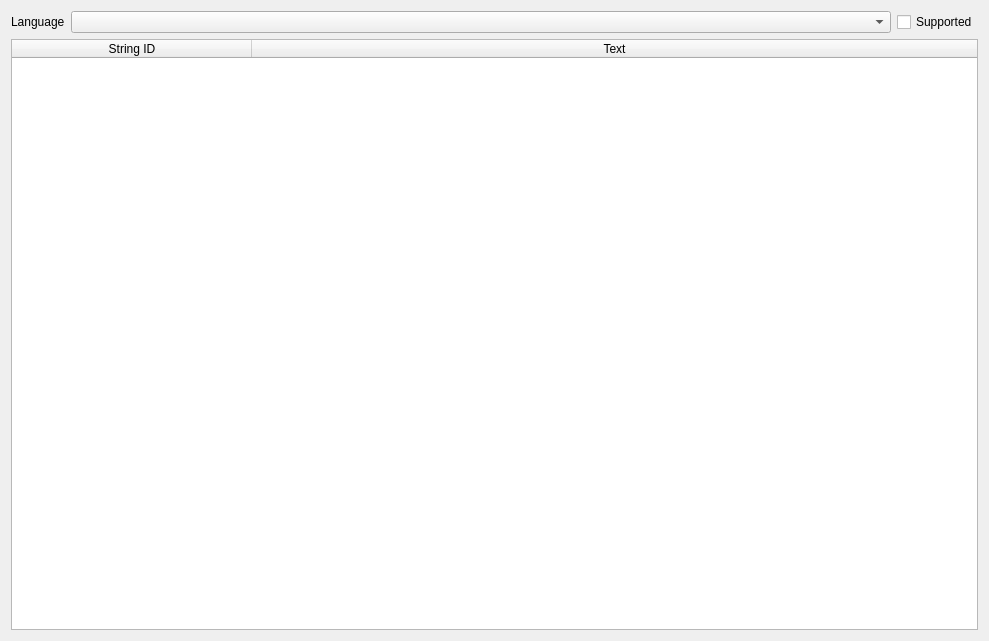
<?xml version="1.0" encoding="UTF-8"?>
<ui version="4.0">
 <class>Translations</class>
 <widget class="QDialog" name="Translations">
  <property name="geometry">
   <rect>
    <x>0</x>
    <y>0</y>
    <width>989</width>
    <height>641</height>
   </rect>
  </property>
  <property name="windowTitle">
   <string>Map translations</string>
  </property>
  <property name="modal">
   <bool>true</bool>
  </property>
  <layout class="QVBoxLayout" name="verticalLayout">
   <item>
    <layout class="QHBoxLayout" name="horizontalLayout">
     <item>
      <widget class="QLabel" name="label">
       <property name="sizePolicy">
        <sizepolicy hsizetype="Minimum" vsizetype="Preferred">
         <horstretch>0</horstretch>
         <verstretch>0</verstretch>
        </sizepolicy>
       </property>
       <property name="text">
        <string>Language</string>
       </property>
      </widget>
     </item>
     <item>
      <widget class="QComboBox" name="languageSelect">
       <property name="sizePolicy">
        <sizepolicy hsizetype="Expanding" vsizetype="Fixed">
         <horstretch>0</horstretch>
         <verstretch>0</verstretch>
        </sizepolicy>
       </property>
      </widget>
     </item>
     <item>
      <widget class="QCheckBox" name="supportedCheck">
       <property name="text">
        <string>Supported</string>
       </property>
      </widget>
     </item>
    </layout>
   </item>
   <item>
    <widget class="QTableWidget" name="translationsTable">
     <attribute name="horizontalHeaderDefaultSectionSize">
      <number>240</number>
     </attribute>
     <attribute name="horizontalHeaderStretchLastSection">
      <bool>true</bool>
     </attribute>
     <attribute name="verticalHeaderVisible">
      <bool>false</bool>
     </attribute>
     <attribute name="verticalHeaderDefaultSectionSize">
      <number>24</number>
     </attribute>
     <column>
      <property name="text">
       <string>String ID</string>
      </property>
     </column>
     <column>
      <property name="text">
       <string>Text</string>
      </property>
     </column>
    </widget>
   </item>
  </layout>
 </widget>
 <resources/>
 <connections/>
</ui>
